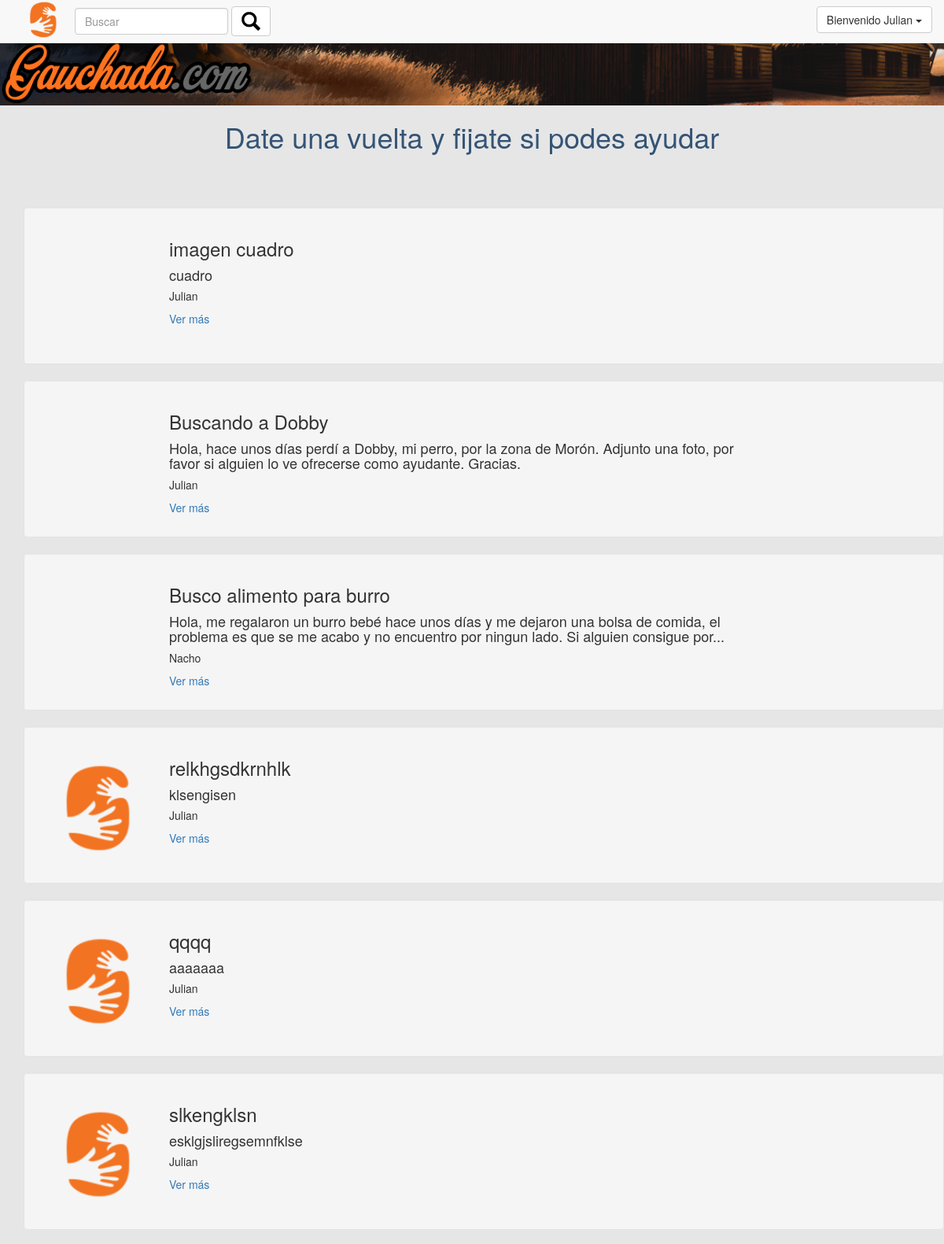
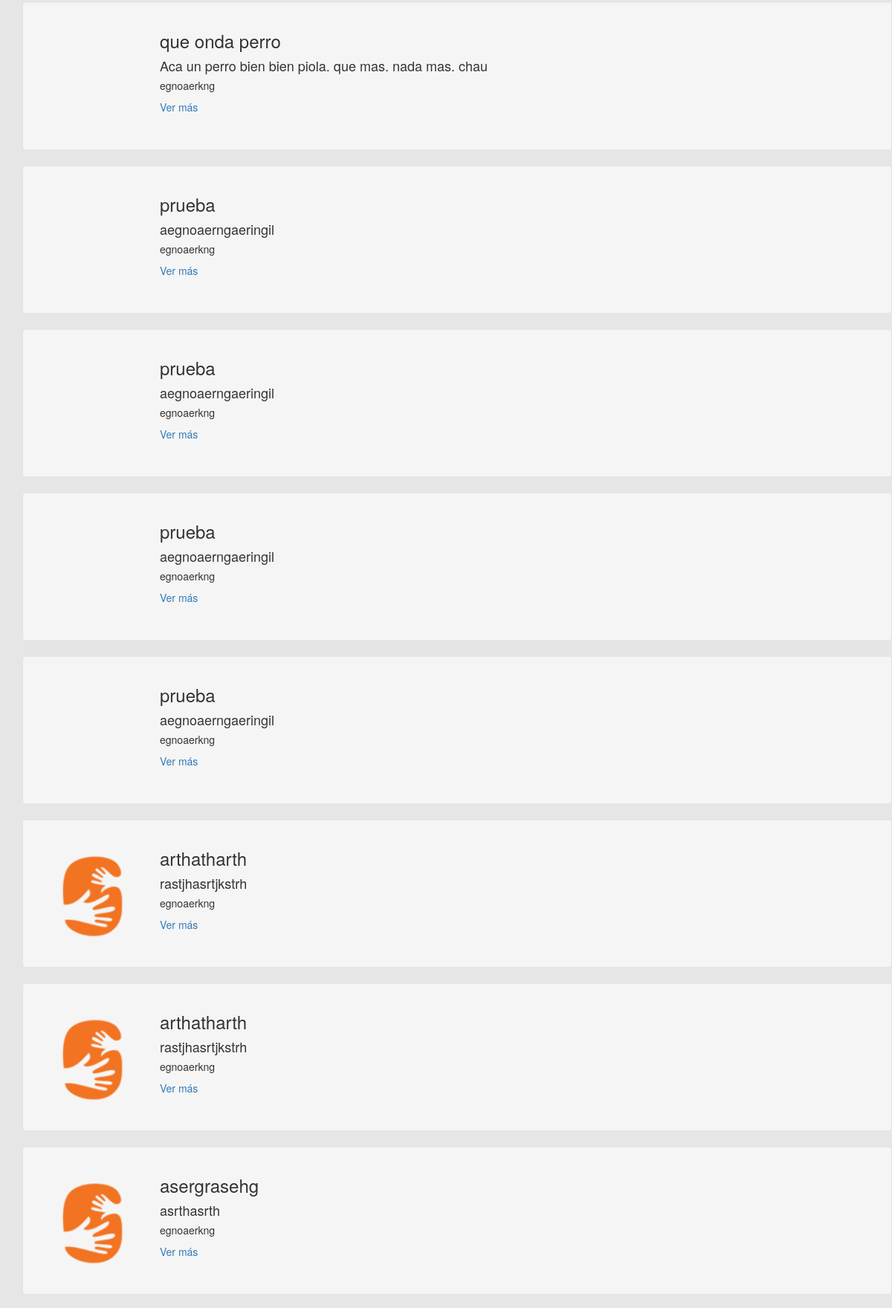
/index.php?comprado=1 (signed in, upper part), run on the app's committed database (2 pictures, top to bottom).
### tables this page shows
CREATE TABLE `favor` (
  `idFavor` int(11) NOT NULL,
  `idUsuario` int(11) NOT NULL,
  `titulo` varchar(256) NOT NULL,
  `descripcion` text NOT NULL,
  `completo` tinyint(1) NOT NULL DEFAULT '0',
  `contenidoimagen` blob,
  `tipoimagen` varchar(256) DEFAULT NULL,
  `idUsuarioCumple` int(11) DEFAULT NULL,
  `idLocalidad` int(11) NOT NULL,
  `idCategoria` int(11) NOT NULL,
  `fecha_vencimiento` date NOT NULL
);

CREATE TABLE `usuarios` (
  `idUsuario` int(11) NOT NULL,
  `nombre` tinytext NOT NULL,
  `email` tinytext NOT NULL,
  `idLocalidad` int(11) NOT NULL,
  `contenidoimagen` blob,
  `tipoimagen` tinytext,
  `telefono` int(11) NOT NULL,
  `creditos` int(11) NOT NULL,
  `fechanacimiento` date NOT NULL,
  `password` tinytext NOT NULL,
  `calif_pend` int(11) NOT NULL DEFAULT '0',
  `puntaje` int(11) NOT NULL DEFAULT '1'
);

### mostrarFavores.php (the view, shortened to what this page needs)
<?php
	function mostrarFavores(){
		$mysql = conectar();
		if (isset($mysql)){
			$fechacontrol = date('Y-m-d');
			$traer = $mysql->query("SELECT * FROM favor WHERE fecha_vencimiento > $fechacontrol");
			if(isset($traer)){
				$arreglo = $traer->fetch_assoc();
			}
		}
	while (isset($arreglo)) {
		$idUsuario = $arreglo['idUsuario'];
		$traernombre = $mysql->query("SELECT nombre FROM usuarios WHERE idUsuario = $idUsuario ");
		if (isset($traernombre)) {
			$arreglonombre = $traernombre->fetch_assoc();
		}
		$descripcioncorta = substr($arreglo['descripcion'],0,170);
		?>
			<div class="container">
					<div class="well cajaFavor row">
						<?php
							if (is_null($arreglo['contenidoimagen'])) {
						?>
							<div class="cajaFoto col-lg-4 col-xs-4">
								<img style="margin-top:20%" class="img-responsive" src="logo.png" alt="">
							</div>
						<?php
							}else{
						?>
						<div class="cajaFoto col-lg-4 col-xs-4">
						</div>
						<?php } ?>
						<div class="col-lg-8 col-xs-8">
							<h3><?php echo $arreglo["titulo"]?></h3>
							<h4><?php echo $descripcioncorta; if (strlen($arreglo['descripcion']) > 170) {
								echo "...";
							}?></h4>
							<h5><?php echo $arreglonombre["nombre"]?></h5>
							<a href="detalleFavor.php?idFavor=<?php echo $arreglo['idFavor'] ?>">Ver más</a>
						</div>
						</div>
					</div>
		<?php
			$arreglo = $traer->fetch_assoc();
		}
	}
	?>

### estilo1.css (style rules this page uses)
.cajaFavor { height:200px; }
.cajaFoto { height:150px; width:150px; }
html { position: relative; min-height: 100%; }
body { margin-bottom: 60px; padding-top: 50px; }

### data on the page
favor: titulo "imagen cuadro", descripcion "cuadro", idUsuario.nombre "Julian"
favor: titulo "Buscando a Dobby", descripcion "Hola, hace unos días perdí a Dobby, mi perro, por la zona de Morón. Adjunto una foto, por favor si alguien lo ve ofrecerse como ayudante. Gracias.", idUsuario.nombre "Julian"
favor: titulo "Busco alimento para burro", descripcion "Hola, me regalaron un burro bebé hace unos días y me dejaron una bolsa de comida, el problema es que se me acabo y no encuentro por ningun lado. Si alguien consigue por", idUsuario.nombre "Nacho"
favor: titulo "relkhgsdkrnhlk", descripcion "klsengisen", idUsuario.nombre "Julian"
favor: titulo "qqqq", descripcion "aaaaaaa", idUsuario.nombre "Julian"
favor: titulo "slkengklsn", descripcion "esklgjsliregsemnfklse", idUsuario.nombre "Julian"
favor: titulo "que onda perro", descripcion "Aca un perro bien bien piola. que mas. nada mas. chau", idUsuario.nombre "egnoaerkng"
favor: titulo "prueba", descripcion "aegnoaerngaeringil", idUsuario.nombre "egnoaerkng"
favor: titulo "prueba", descripcion "aegnoaerngaeringil", idUsuario.nombre "egnoaerkng"
favor: titulo "prueba", descripcion "aegnoaerngaeringil", idUsuario.nombre "egnoaerkng"
favor: titulo "prueba", descripcion "aegnoaerngaeringil", idUsuario.nombre "egnoaerkng"
favor: titulo "arthatharth", descripcion "rastjhasrtjkstrh", idUsuario.nombre "egnoaerkng"
favor: titulo "arthatharth", descripcion "rastjhasrtjkstrh", idUsuario.nombre "egnoaerkng"
favor: titulo "asergrasehg", descripcion "asrthasrth", idUsuario.nombre "egnoaerkng"

### other printed values
$_SESSION['nombre'] "Julian"
